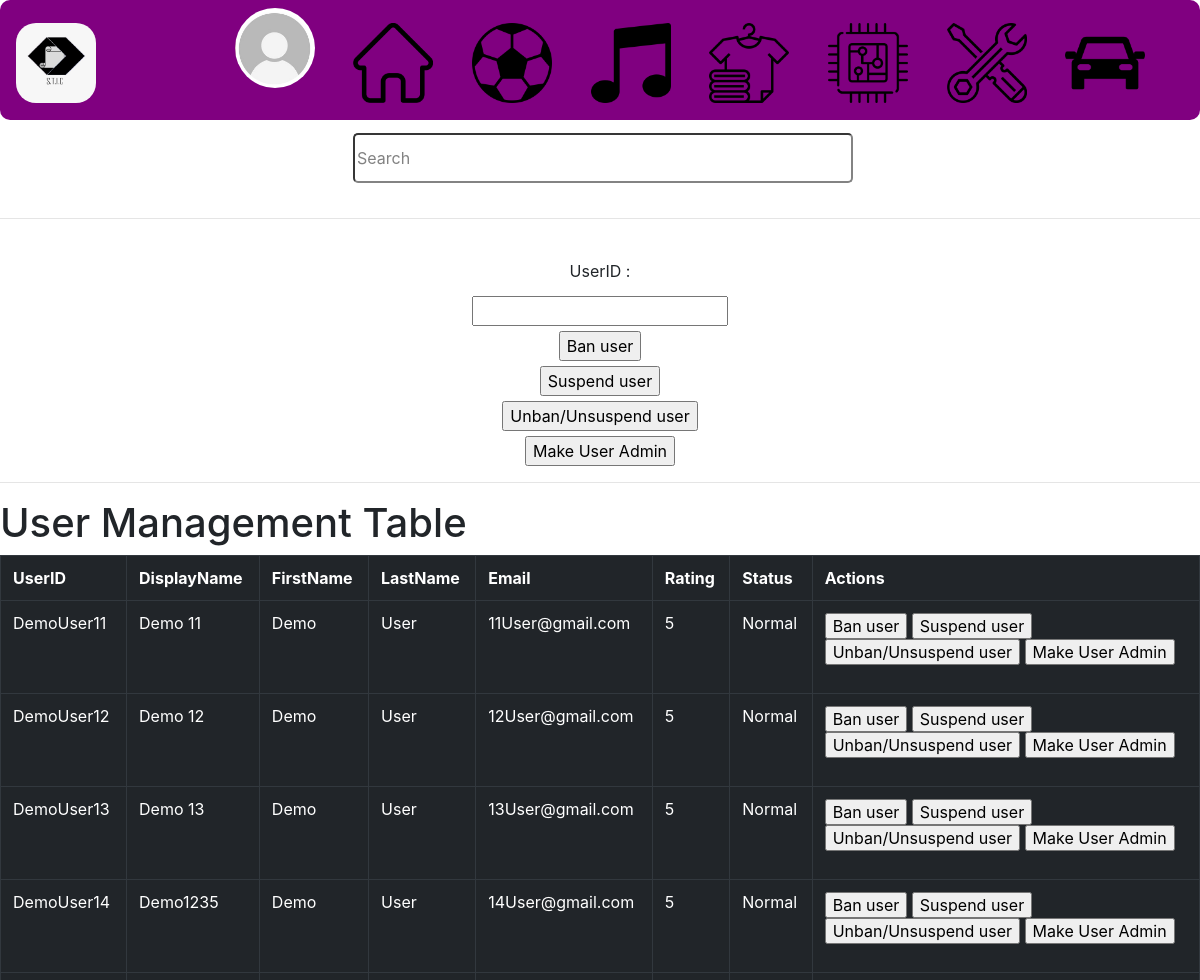
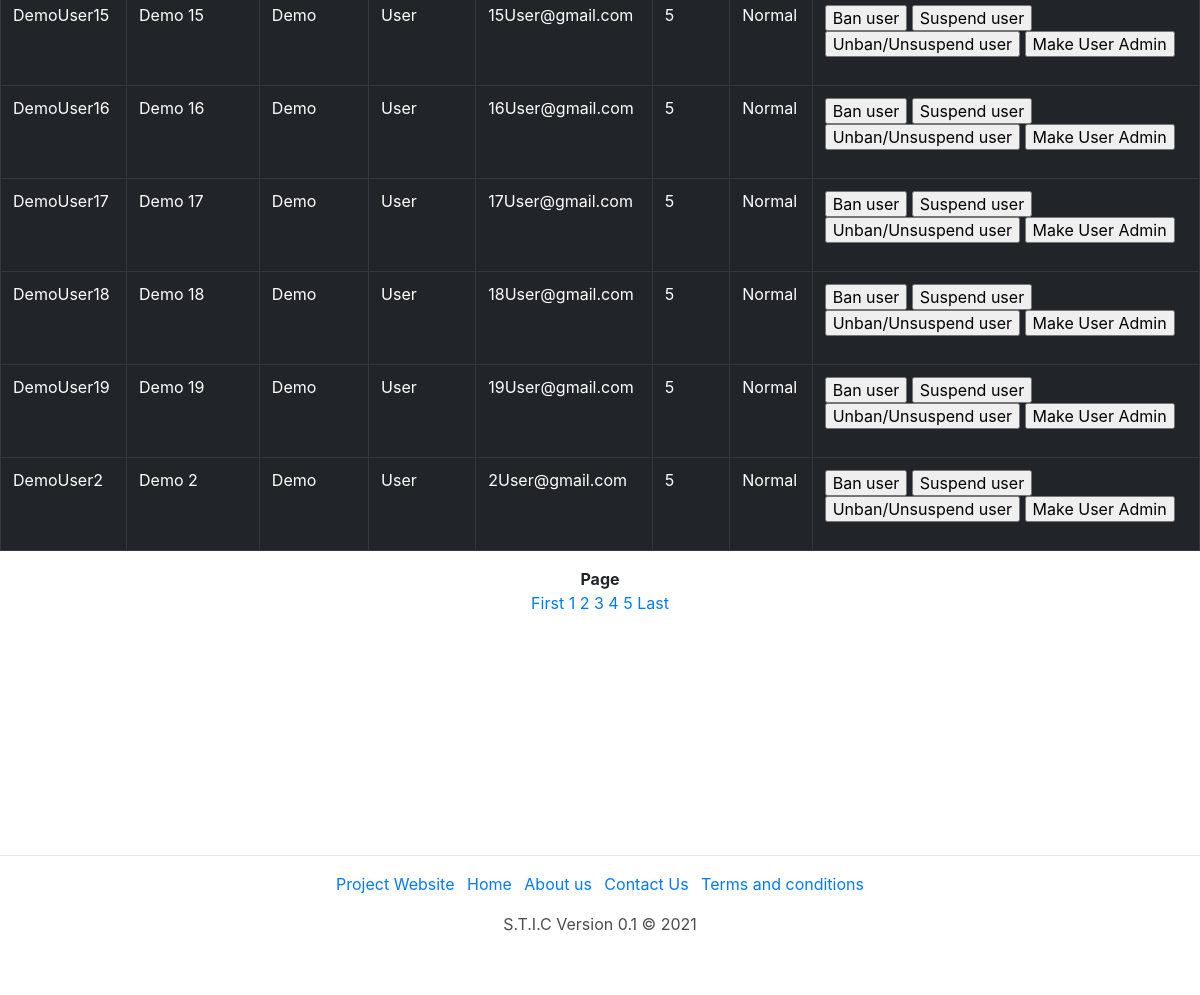
The app's page /UserManagementPage.php (signed in) with its own data (2 pictures, top to bottom).
### tables this page shows
CREATE TABLE `users` (
  `UserID` varchar(20) NOT NULL,
  `DisplayName` text NOT NULL,
  `PublicKey` text NOT NULL,
  `Password` text NOT NULL,
  `Email` text NOT NULL,
  `FirstName` text NOT NULL,
  `LastName` text NOT NULL,
  `DateOfBirth` text NOT NULL,
  `ContactNumber` int(11) NOT NULL,
  `Address` text NOT NULL,
  `AccountType` text NOT NULL DEFAULT 'Standard',
  `PrivateKey` text NOT NULL,
  `Rating` longtext NOT NULL DEFAULT '{"Rating":5,"NumOfReviewers":0}' CHECK (json_valid(`Rating`)),
  `Review` longtext NOT NULL DEFAULT '[]' CHECK (json_valid(`Review`)),
  `Status` text NOT NULL DEFAULT '["Normal",""]',
  `AccountBalance` double NOT NULL,
  `LoginCount` int(11) NOT NULL DEFAULT 0,
  `ProfilePicture` text NOT NULL DEFAULT 'profilepictures/default.jpg',
  `Reported` int(11) NOT NULL DEFAULT 0
);

### Users.php (called while the page is built, shortened)
<?php
class BaseUser
{
	public $UID;
	public $DisplayName;
	public $Email;
	public $FirstName;
	public $LastName;
	public $Status;
	public function getUID(){
		return 	$this->UID;
	}
	public function setUID_Admin($UID){
		$sql = "SELECT * FROM users WHERE UserID='".$UID."'" ;
		$result = $this->connect()->query($sql) or die($this->connect()->error);
		while($row = $result->fetch_assoc())
		{
			$this->UID = $row["UserID"];
			$this->DisplayName = $row["DisplayName"];
			$this->Email = $row["Email"];
			$this->FirstName = $row["FirstName"];
			$this->LastName = $row["LastName"];
			$this->Rating = json_decode($row["Rating"],true);
			$this->Status = $row["Status"];
	}
	return true;
	}
	public function getDisplayName(){
		return 	$this->DisplayName;
	}
	public function getEmail(){
		return 	$this->Email;
	}
	public function getFirstName(){
		return $this->FirstName;
	}
	public function getLastName(){
		return $this->LastName;
	}
	public function getStatus(){
		return $this->Status;
	}
	public function connect(){
		$servername= "localhost";
		$username = "root";
		$password = "";
		$dbname = "sticdb";
		$conn = new mysqli($servername, $username, $password, $dbname);
		return $conn;
	}
	}
class Admin extends StandardUser
{
	public function ListOfUsers(){
		$sql = "SELECT * FROM users where AccountType = 'Standard'";
		$usersarray = array();
		$result = $this->connect()->query($sql) or die($this->connect()->error);
		while($row = $result->fetch_assoc())
		{
			array_push($usersarray,$row['UserID']);
		}
		return $usersarray;
	}
}

### UserManagementPage.php (the view, shortened to what this page needs)
<?php require_once("NavBar.php");?>
<?php
$ArrayOfUsers = $_SESSION['Object']->ListOFUsers();
echo'<div class="formcontainer"><form method="post" action="UserManagementController.php"></br>
<Label>UserID : </Label><input type ="text" name="hiddenval" value="'.$_GET['ID'].'"></br>
<input type="submit" name="Ban" value="Ban user"></br>
<input type="submit" name="Suspend" value="Suspend user"></br>
<input type="submit" name="Remove" value="Unban/Unsuspend user"></br>
<input type="submit" name="MakeAdmin" value="Make User Admin"></br>
</form></div>
';
echo'<hr><table class="table table-borderless table-dark">';
echo'<tr><th>UserID</th>
<th>DisplayName</th>
<th>FirstName</th>
<th>LastName</th>
<th>Email</th>
<th>Rating</th>
<th>Status</th>
<th>Actions</th></tr>
';
echo'<h1>User Management Table</h1>';
if (!isset ($_GET['page']) ) {
	$page = 1;
} else {
	$page = $_GET['page'];
}
$Data_per_page = 10;
$number_of_page = ceil(sizeof($ArrayOfUsers)/$Data_per_page) ;
$page_num = $page;
$page_num_max = $page_num *$Data_per_page ;
$page_num_min = $page_num_max - $Data_per_page;
for($x = $page_num_min;$x<$page_num_max;$x++){
	$BaseUserObj = new BaseUser("Account Management");
	if (array_key_exists($x,$ArrayOfUsers)){
	$BaseUserObj->setUID_Admin($ArrayOfUsers[$x]);
	echo'<tr><td>'.$BaseUserObj->getUID().'</td>
	<td>'.$BaseUserObj->getDisplayName().'</td>
	<td>'.$BaseUserObj->getFirstName().'</td>
	<td>'.$BaseUserObj->getLastName().'</td>
	<td>'.$BaseUserObj->getEmail().'</td>
	<td>'.$BaseUserObj->Rating['Rating'].'</td>
	<td>'.json_decode($BaseUserObj->getStatus())[0].'</br>'.json_decode($BaseUserObj->getStatus())[1].'</td>
	<td><form method="post" action="UserManagementController.php">
		<input type="submit" name="Ban" value="Ban user">
		<input type="submit" name="Suspend" value="Suspend user"></br>
		<input type="submit" name="Remove" value="Unban/Unsuspend user">
		<input type="submit" name="MakeAdmin" value="Make User Admin">
		<input type="hidden" name="hiddenval" value="'.$BaseUserObj->getUID().'">
	</form></td>
	</tr>
	';
	}
}
echo'</table>';
echo'<div style="margin-top:10px;width:1000px;margin-left:auto;margin-right:auto;text-align:center">';
echo'<b style="bottom: 20;">Page</b></BR>';
echo '<a href = "UserManagementPage.php?page=1">First </a>';
for($page = 1; $page<=$number_of_page; $page++) {
	if($page==1){
		echo '<a href = "UserManagementPage.php?page=' . $page . '">' . $page . ' </a>';
	}
	else{
	echo '<a href = "UserManagementPage.php?page=' . $page . '">' . $page . ' </a>';
	}
}
echo '<a href = "UserManagementPage.php?page=' . $number_of_page . '">Last </a>';
echo'</div>';
?>
<?php require_once("Footer.php");?>

### UserManagementPage.php (style rules this page uses)
table, th, td { border: 1px solid black; }
.formcontainer { width:300px; margin:auto; text-align:center; }
.formcontainer input { margin-top:5px; }

### records on screen
users: UserID "DemoUser11", DisplayName "Demo 11", FirstName "Demo", LastName "User", Email "11User@gmail.com", Rating "5", Status "Normal"
users: UserID "DemoUser12", DisplayName "Demo 12", FirstName "Demo", LastName "User", Email "12User@gmail.com", Rating "5", Status "Normal"
users: UserID "DemoUser13", DisplayName "Demo 13", FirstName "Demo", LastName "User", Email "13User@gmail.com", Rating "5", Status "Normal"
users: UserID "DemoUser14", DisplayName "Demo1235", FirstName "Demo", LastName "User", Email "14User@gmail.com", Rating "5", Status "Normal"
users: UserID "DemoUser15", DisplayName "Demo 15", FirstName "Demo", LastName "User", Email "15User@gmail.com", Rating "5", Status "Normal"
users: UserID "DemoUser16", DisplayName "Demo 16", FirstName "Demo", LastName "User", Email "16User@gmail.com", Rating "5", Status "Normal"
users: UserID "DemoUser17", DisplayName "Demo 17", FirstName "Demo", LastName "User", Email "17User@gmail.com", Rating "5", Status "Normal"
users: UserID "DemoUser18", DisplayName "Demo 18", FirstName "Demo", LastName "User", Email "18User@gmail.com", Rating "5", Status "Normal"
users: UserID "DemoUser19", DisplayName "Demo 19", FirstName "Demo", LastName "User", Email "19User@gmail.com", Rating "5", Status "Normal"
users: UserID "DemoUser2", DisplayName "Demo 2", FirstName "Demo", LastName "User", Email "2User@gmail.com", Rating "5", Status "Normal"
